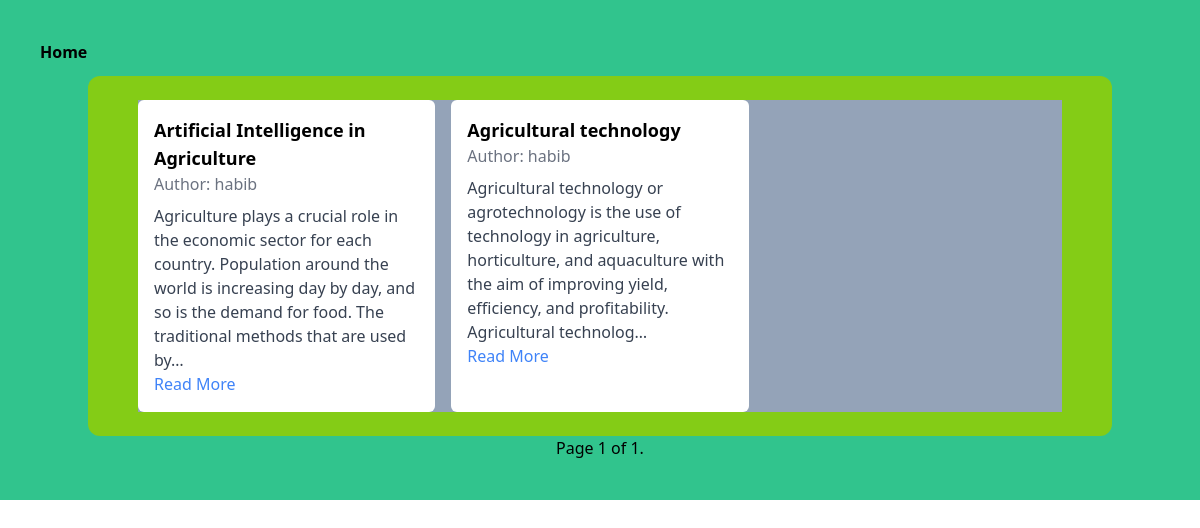
Page /blog/ on the earlier database version.
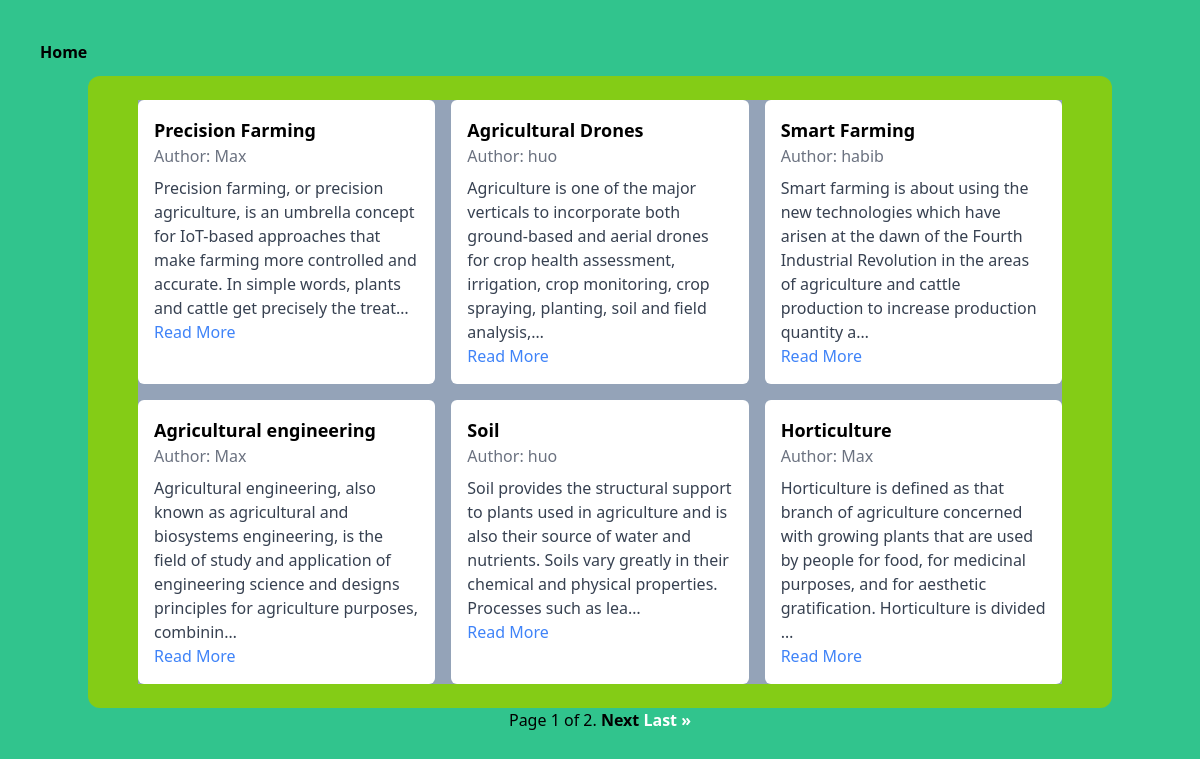
Same page on the later database version.
### agro/models.py (models this page shows, shortened)
class BlogPost(models.Model):
    title = models.CharField(max_length=200)
    content = models.TextField()
    author = models.ForeignKey(User, on_delete=models.CASCADE)
    image = models.ImageField(upload_to='product_images/', blank=True, null=True)
    date_posted = models.DateTimeField(auto_now_add=True)
    class Meta:
        ordering = ['-date_posted', ]

### agro/views.py (the view)
# urls.py: path('blog/', views.BlogListView.as_view(), name='blog_list'),
class BlogListView(ListView):
    model = BlogPost
    template_name = 'agro/blog_list.html'
    context_object_name = 'posts'
    paginate_by = 6  # Number of items to display per page
    def get_queryset(self):
        return BlogPost.objects.all()  # Modify the queryset as needed
    def get_context_data(self, **kwargs):
        context = super().get_context_data(**kwargs)
        paginator = Paginator(self.get_queryset(), self.paginate_by)
        page = self.request.GET.get('page')
        context['posts'] = paginator.get_page(page)
        return context

### templates/agro/blog_list.html (shortened to what this page needs)
{% extends "agro/base.html" %} {% load static %}
    {% block content %}
    <main class="p-10 bg-green-400">
        <div class="pb-3 ">
            <a href="/" class="font-bold"><button >
                    Home
                </button></a>
        </div>
        <div class="container mx-auto py-6 bg-lime-500 rounded-xl">
            <div class="grid grid-cols-1 md:grid-cols-2 lg:grid-cols-3 gap-4 bg-slate-400">
                {% for post in posts %}
                <div class="bg-white rounded-md p-4">
                    <h2 class="text-lg font-semibold">{{ post.title }}</h2>
                    <p class="text-gray-500 mb-2">Author: {{ post.author }}</p>
                    <p class="text-gray-700">{{ post.content|truncatechars:200 }}</p>
                    <a href="{% url 'agro:blog_detail' post.id %}" class="text-blue-500 hover:underline">Read More</a>
                </div>
                {% empty %}
                <p class="text-gray-700">No blog posts available.</p>
                {% endfor %}
            </div>
        </div>
        {% include 'agro/pagination_blog.html' %}
    </main>
    {% endblock content %}

Differences in the rows shown:
no longer on this page (row unchanged): BlogPost: title "Artificial Intelligence in Agriculture", author "habib", content "Agriculture plays a crucial role in the economic sector for each country. Population around the world is increasing day by day, and so is the demand for food. The traditional methods that are used by…"
no longer on this page (row unchanged): BlogPost: title "Agricultural technology", author "habib", content "Agricultural technology or agrotechnology is the use of technology in agriculture, horticulture, and aquaculture with the aim of improving yield, efficiency, and profitability. Agricultural technolog…"
added BlogPost: title "Precision Farming", author "Max", content "Precision farming, or precision agriculture, is an umbrella concept for IoT-based approaches that make farming more controlled and accurate. In simple words, plants and cattle get precisely the treat…"
added BlogPost: title "Agricultural Drones", author "huo", content "Agriculture is one of the major verticals to incorporate both ground-based and aerial drones for crop health assessment, irrigation, crop monitoring, crop spraying, planting, soil and field analysis,…"
added BlogPost: title "Smart Farming", author "habib", content "Smart farming is about using the new technologies which have arisen at the dawn of the Fourth Industrial Revolution in the areas of agriculture and cattle production to increase production quantity a…"
added BlogPost: title "Agricultural engineering", author "Max", content "Agricultural engineering, also known as agricultural and biosystems engineering, is the field of study and application of engineering science and designs principles for agriculture purposes, combinin…"
added BlogPost: title "Soil", author "huo", content "Soil provides the structural support to plants used in agriculture and is also their source of water and nutrients. Soils vary greatly in their chemical and physical properties. Processes such as lea…"
added BlogPost: title "Horticulture", author "Max", content "Horticulture is defined as that branch of agriculture concerned with growing plants that are used by people for food, for medicinal purposes, and for aesthetic gratification. Horticulture is divided …"
Other differences:
{{ posts.paginator.num_pages }}: "1" → "2"
text now shown: "Next Last »"
